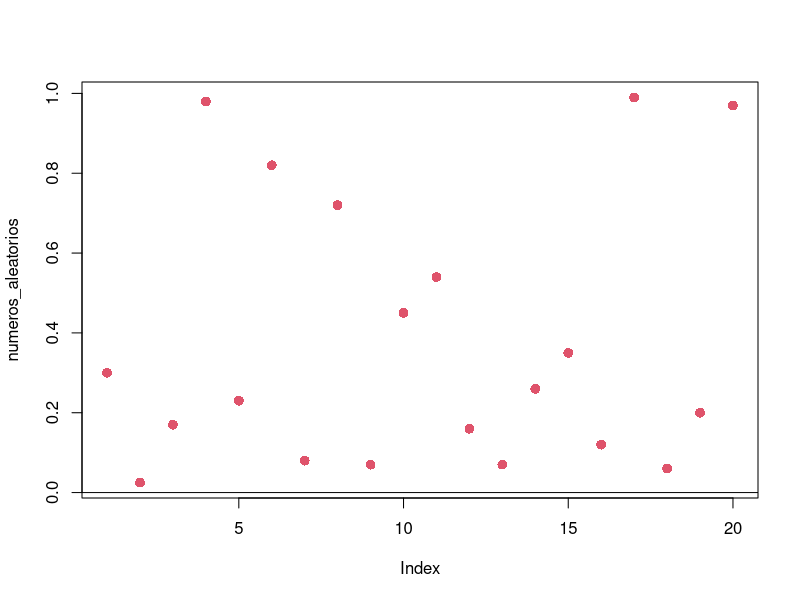
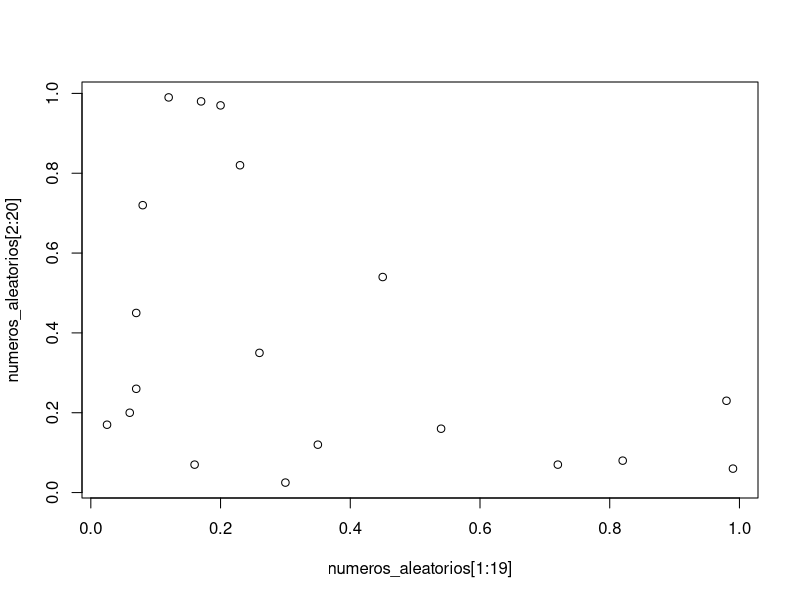
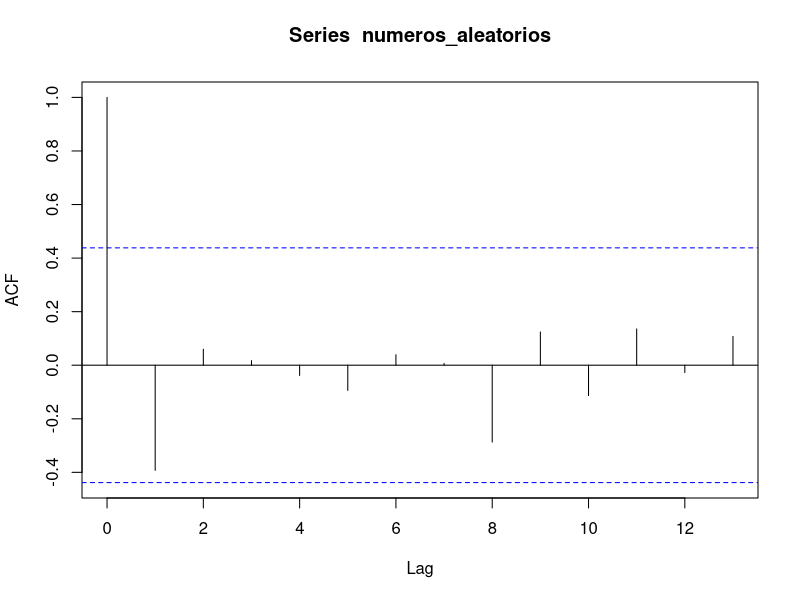
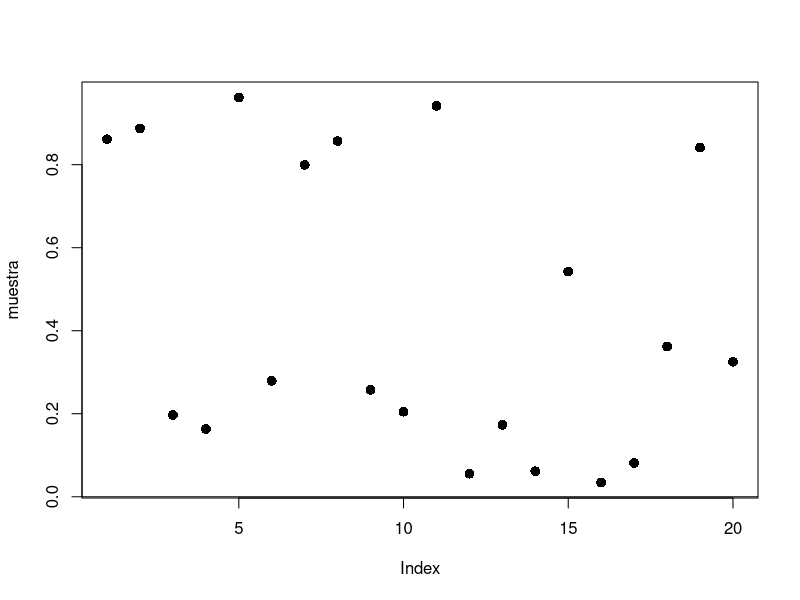
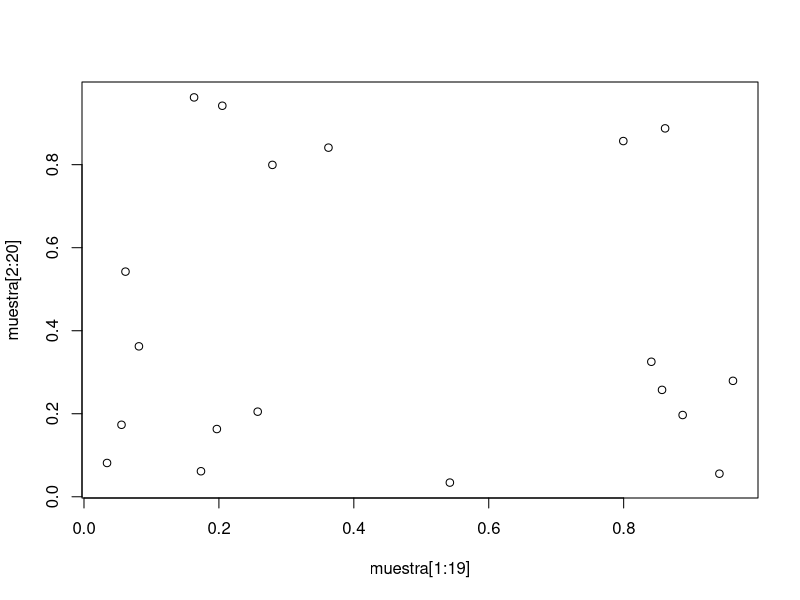
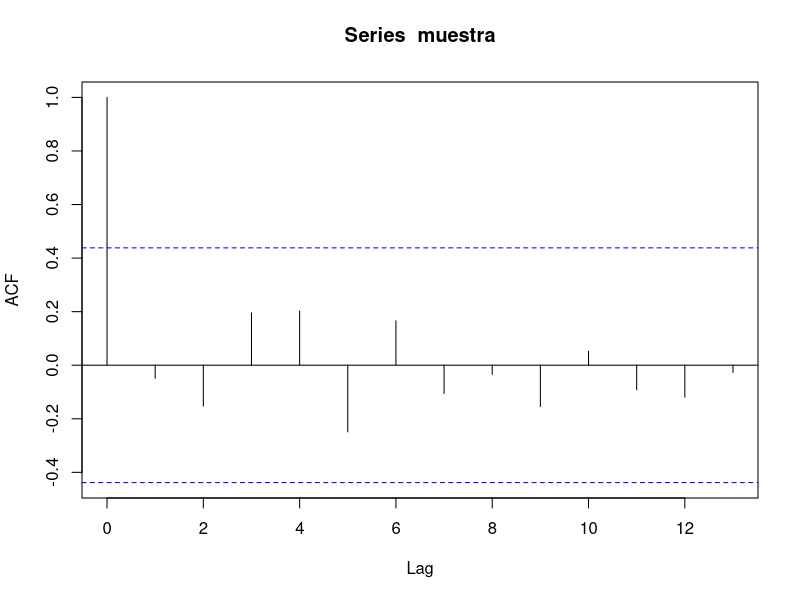

These charts were generated, in order, by the following R code:
numeros_aleatorios <- c(0.3,.025,.17,.98,0.23,
                        0.82,0.08,0.72,0.07,0.45,
                        0.54,0.16,0.07,0.26,0.35,
                        0.12,0.99,0.06,0.2,0.97)
plot(numeros_aleatorios,pch=16,cex=1.3,col=2)
#graf. de dispersion
abline(h=0,v=0)
plot(numeros_aleatorios[1:19],numeros_aleatorios[2:20])
acf(numeros_aleatorios)#correlograma
l <- 10
m <- length(numeros_aleatorios)
aux <- 1*(numeros_aleatorios[1:l]<numeros_aleatorios[(1+l):m])
aux
empates <- sum((numeros_aleatorios[1:l]==numeros_aleatorios[(1+l):m]))
n <- l-empates
TT <- sum(aux)
aux2 <- dbinom(TT,n,1/2)
probasbinom <- dbinom(0:n,n,1/2)
pvalue <- sum(probasbinom[probasbinom<=aux2])
pvalue
# Si pvalue > 0.05 entonces "No se rechaza H0 y por tanto, 
# no existe evidencia de tendencia
####
muestra <- runif(20)
plot(muestra,pch=16,cex=1.3)#graf. de dispersion
abline(h=0,v=0)
plot(muestra[1:19],muestra[2:20])
acf(muestra)#correlograma
l <- 10
m <- length(muestra)
aux <- 1*(muestra[1:l]<muestra[(1+l):m])
aux
empates <- sum((muestra[1:l]==muestra[(1+l):m]))
n <- l-empates
TT <- sum(aux)
aux2 <- dbinom(TT,n,1/2)
probasbinom <- dbinom(0:n,n,1/2)
pvalue <- sum(probasbinom[probasbinom<=aux2])
pvalue
# Si pvalue > 0.05 entonces "No se rechaza H0 y por tanto, 
# no existe evidencia estadística de tendencia"
####
